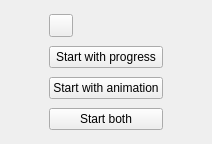
<ui version="4.0" >
 <class>roundprogressClass</class>
 <widget class="QWidget" name="roundprogressClass" >
  <property name="geometry" >
   <rect>
    <x>0</x>
    <y>0</y>
    <width>212</width>
    <height>144</height>
   </rect>
  </property>
  <property name="windowTitle" >
   <string>Form</string>
  </property>
  <layout class="QGridLayout" >
   <item row="0" column="0" >
    <widget class="FutureProgress" name="progressButton" >
     <property name="font" >
      <font/>
     </property>
    </widget>
   </item>
   <item row="1" column="0" >
    <widget class="QPushButton" name="startButton" >
     <property name="text" >
      <string>Start with progress</string>
     </property>
    </widget>
   </item>
   <item row="2" column="0" >
    <widget class="QPushButton" name="startButton2" >
     <property name="text" >
      <string>Start with animation</string>
     </property>
    </widget>
   </item>
   <item row="3" column="0" >
    <widget class="QPushButton" name="startBothButton" >
     <property name="text" >
      <string>Start both</string>
     </property>
    </widget>
   </item>
  </layout>
 </widget>
 <customwidgets>
  <customwidget>
   <class>FutureProgress</class>
   <extends>QToolButton</extends>
   <header>../../../src/plugins/core/progressmanager/futureprogress.h</header>
  </customwidget>
 </customwidgets>
 <resources/>
 <connections/>
</ui>
